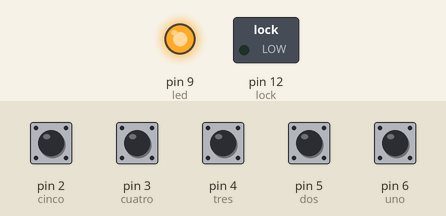
Simulated run of this sketch. Board: Arduino Uno, built with avr-gcc and run on an emulated ATmega328P. Shown: switched loads named in the sketch (green lamp = pin HIGH), output pins drawn as LEDs (lit = HIGH). The inputs (shaded band) are chosen by the test bench; at power-on: pin 2 (cinco), pin 3 (cuatro), pin 4 (tres), pin 5 (dos), pin 6 (uno) HIGH.

Above: at 0.1 s.
Timing chart, 0 to 1.6 s (numbered marks = the images above):
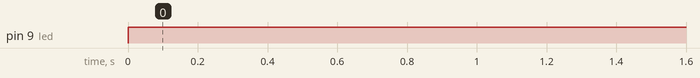

The sketch:

ARD_cuadro.ino
```cpp
#include <avr/wdt.h>   // WatchDog

const int uno=6; // entradas de cuadro
const int dos=5;
const int tres=4;
const int cuatro=3;
const int cinco=2;

const int led=9;// led rojo

const int lock=12; //puerta

long s1=0; //variables de puerta
long s2=0;
long s3=0;
long s4=0;
long s5=0;


void setup(){
  wdt_disable();

  pinMode(uno,INPUT_PULLUP); //entradas cuadro
  pinMode(dos,INPUT_PULLUP);
  pinMode(tres,INPUT_PULLUP);
  pinMode(cuatro,INPUT_PULLUP);
  pinMode(cinco,INPUT_PULLUP);

  pinMode(led,OUTPUT); //salidas led y puerta
  pinMode(lock,OUTPUT);

  wdt_enable(WDTO_250MS); // WatchDog cada 250ms
}


void loop(){
  wdt_reset();
  s1=digitalRead(uno); // lectura cuadro
  s2=digitalRead(dos);
  s3=digitalRead(tres);
  s4=digitalRead(cuatro);
  s5=digitalRead(cinco);
  wdt_reset();
  if (s1==LOW && s2==HIGH& s3==LOW && s4==LOW && s5==HIGH){
    digitalWrite(led, LOW); // si combinacion correcta abre y apaga
    digitalWrite(lock, HIGH);
  }
  else{
    digitalWrite(led, HIGH); // si no cerrada y encendido
    digitalWrite(lock, LOW);
  }
  wdt_reset();
}
```

Measured:
- by itself, pin 9 (led): LOW → HIGH at 0.00 s
